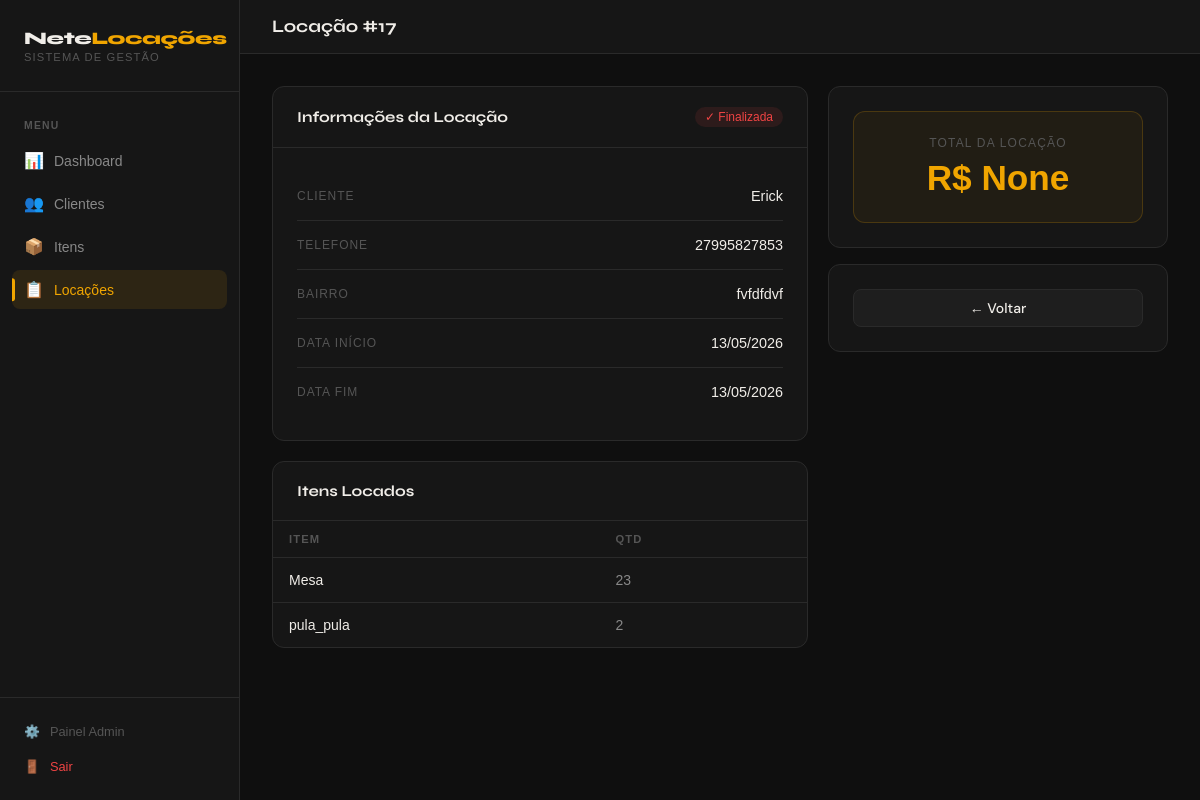
The page /locacoes/17/ (signed in) on the database as committed earlier.
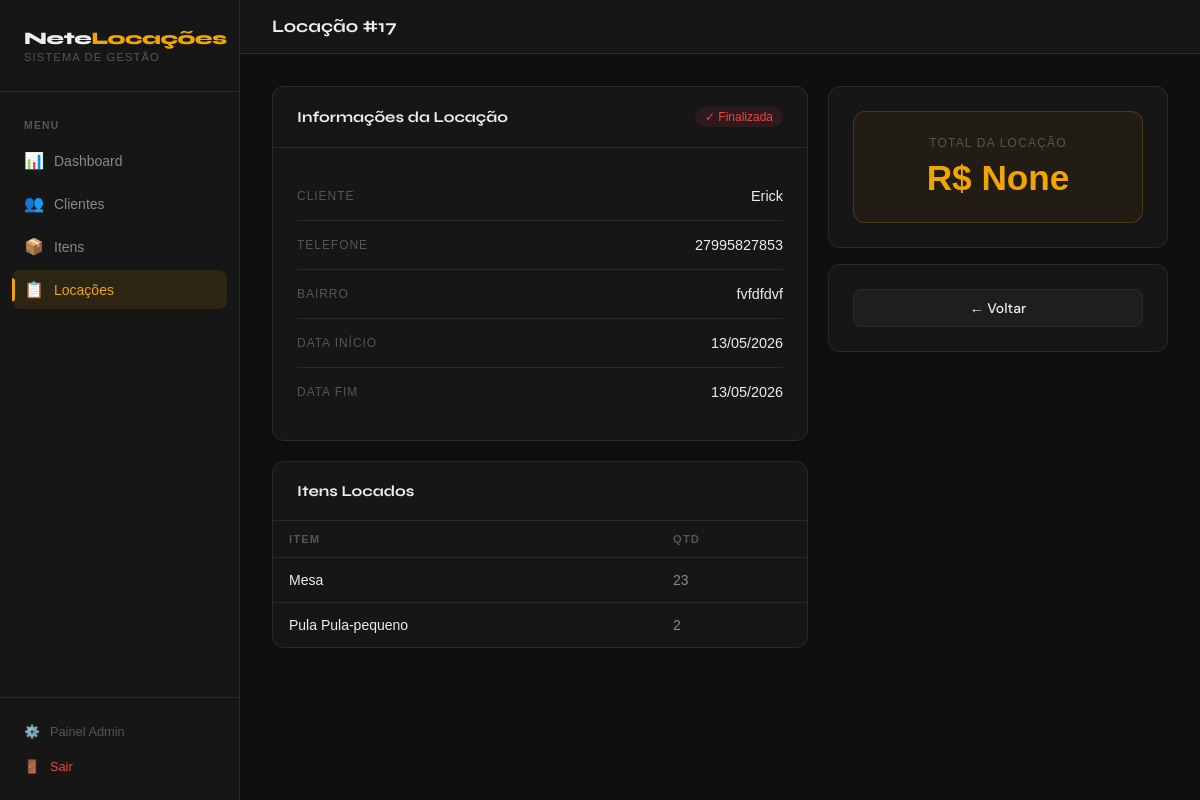
The same page on the database as committed later.
### itemlocacao/models.py (models this page shows, shortened)
class ItemLocacao(models.Model):
    locacao = models.ForeignKey(Locacao, on_delete=models.CASCADE, related_name='items')
    item = models.ForeignKey(Item, on_delete=models.CASCADE)
    quantidade = models.IntegerField()
    preco_unitario = models.DecimalField(max_digits=10, decimal_places=2, null=True, blank=True)

### item/models.py (models this page shows, shortened)
class Item(models.Model):
    TIPO_CHOICES = (
        ('cadeira', 'Cadeira'),
        ('mesa', 'Mesa'),
        ('pula_pula-pequeno', 'Pula Pula-pequeno'),
        ('piscina_bolinha', 'Piscina de Bolinha'),
        ('pula_pula-grande', 'Pula Pula-grande'),
    )
    tipo = models.CharField(max_length=20, choices=TIPO_CHOICES)
    quantidade_estoque = models.IntegerField()

### core/views.py (the view)
# urls.py: path('locacoes/<int:pk>/', views.locacao_detalhe, name='locacao_detalhe'),
@login_required
def locacao_detalhe(request, pk):
    locacao = get_object_or_404(Locacao, pk=pk)
    itens = locacao.items.select_related('item').all()
    combos = locacao.combos.select_related('combo').all()
    return render(request, 'locacoes/detalhe.html', {'locacao': locacao, 'itens': itens, 'combos': combos})

### templates/locacoes/detalhe.html (shortened to what this page needs)
{% extends 'base/base.html' %}
{% block page_title %}Locação #{{ locacao.pk }}{% endblock %}
{% block content %}
<div class="detalhe-grid">
    <div style="display:flex;flex-direction:column;gap:20px">
        <div class="card">
            <div class="card-header">
                <span class="card-title">Informações da Locação</span>
                {% if locacao.status == 'ativa' %}
                    <span class="badge badge-green">● Ativa</span>
                {% else %}
                    <span class="badge badge-red">✓ Finalizada</span>
                {% endif %}
            </div>
            <div class="card-body">
                <div class="info-item">
                    <span class="info-label">Cliente</span>
                    <span class="info-value">{{ locacao.cliente.nome }}</span>
                </div>
                <div class="info-item">
                    <span class="info-label">Telefone</span>
                    <span class="info-value">{{ locacao.cliente.telefone }}</span>
                </div>
                <div class="info-item">
                    <span class="info-label">Bairro</span>
                    <span class="info-value">{{ locacao.cliente.bairro }}</span>
                </div>
                <div class="info-item">
                    <span class="info-label">Data Início</span>
                    <span class="info-value">{{ locacao.data_inicio|date:"d/m/Y" }}</span>
                </div>
                <div class="info-item">
                    <span class="info-label">Data Fim</span>
                    <span class="info-value">{{ locacao.data_fim|date:"d/m/Y" }}</span>
                </div>
            </div>
        </div>
        <div class="card">
            <div class="card-header">
                <span class="card-title">Itens Locados</span>
            </div>
            <div class="table-wrap">
                {% if itens %}
                <table>
                    <thead>
                        <tr>
                            <th>Item</th>
                            <th>Qtd</th>
                        </tr>
                    </thead>
                    <tbody>
                        {% for il in itens %}
                        <tr>
                            <td style="color:var(--text)">{{ il.item.get_tipo_display }}</td>
                            <td>{{ il.quantidade }}</td>
                        </tr>
                        {% endfor %}
                    </tbody>
                </table>
                {% else %}
                <div class="empty">
                    <p>Nenhum item nesta locação.</p>
                </div>
                {% endif %}
            </div>
        </div>
    </div>
    <div style="display:flex;flex-direction:column;gap:16px">
        <div class="card">
            <div class="card-body">
                <div class="total-box">
                    <div class="total-label">Total da Locação</div>
                    <div class="total-value">R$ {{ locacao.preco_total }}</div>
                </div>
            </div>
        </div>
        <div class="card">
            <div class="card-body" style="display:flex;flex-direction:column;gap:10px">
                <a href="{% url 'locacoes_list' %}" class="btn btn-secondary" style="width:100%;justify-content:center">
                    ← Voltar
                </a>
            </div>
        </div>
    </div>
</div>
{% endblock %}

Rows that differ between the two databases and show on the page:
changed through a linked row, ItemLocacao: item.tipo "pula_pula" → "Pula Pula-pequeno"
